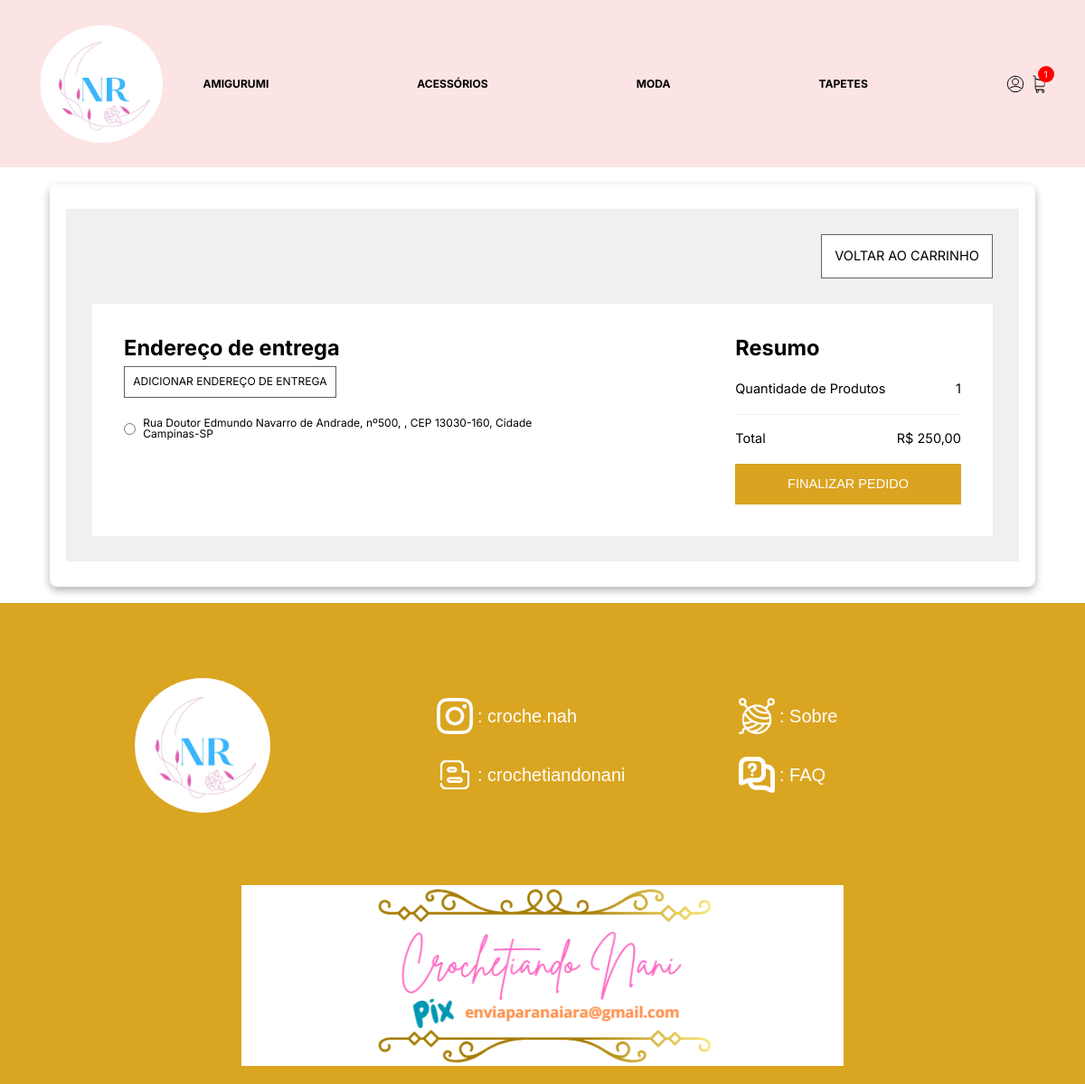
The page /checkout/ (signed in) on the database as committed earlier.
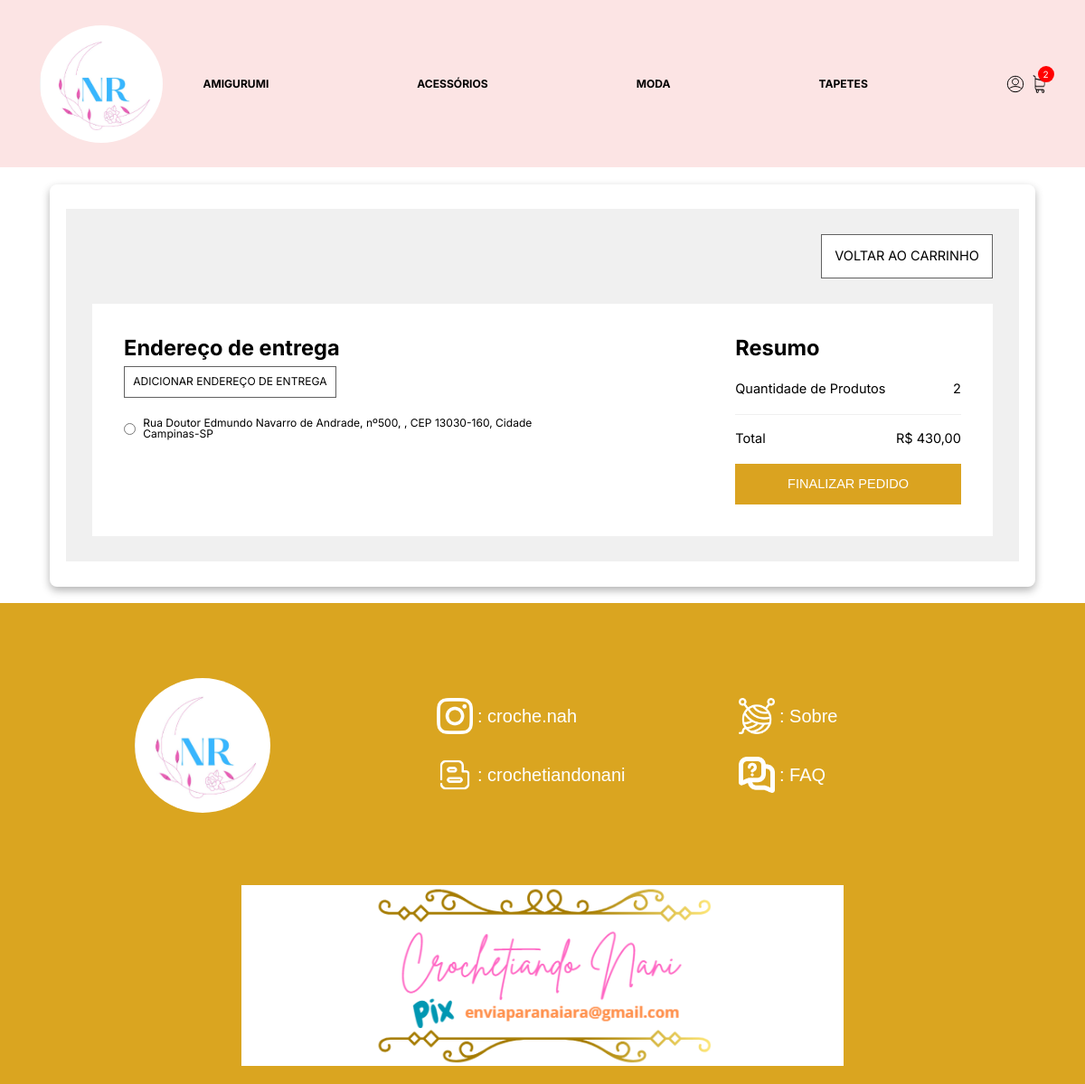
The same page on the database as committed later.
### loja/models.py (models this page shows, shortened)
class Pedido(models.Model):
    cliente = models.ForeignKey(Cliente, null=True, blank=True, on_delete=models.SET_NULL)
    finalizado = models.BooleanField(default=False)
    codigo_transacao = models.CharField(max_length=200, null=True, blank=True)
    endereco = models.ForeignKey(Endereco, null=True, blank=True, on_delete=models.SET_NULL)
    data_finalizacao = models.DateTimeField(null=True, blank=True)
    @property
    def quantidade_total(self):
        itens_pedido = ItensPedido.objects.filter(pedido=self.id)
        quantidade = sum([item.quantidade for item in itens_pedido])
        return quantidade
    @property
    def preco_total(self):
        itens_pedido = ItensPedido.objects.filter(pedido=self.id)
        preco = sum([item.preco_total for item in itens_pedido])
        return preco

class ItensPedido(models.Model):
    item_estoque = models.ForeignKey(ItemEstoque, null=True, blank=True, on_delete=models.SET_NULL)
    quantidade = models.IntegerField(default=0)
    pedido = models.ForeignKey(Pedido, null=True, blank=True, on_delete=models.SET_NULL)
    @property
    def preco_total(self):
        return self.quantidade * self.item_estoque.produto.preco

class ItemEstoque(models.Model):
    produto = models.ForeignKey(Produto, null=True, blank=True, on_delete=models.SET_NULL)
    quantidade = models.IntegerField(default=0)

class Produto(models.Model):
    imagem = models.ImageField(null=True, blank=True)
    nome = models.CharField(max_length=200, null=True, blank=True)
    preco = models.DecimalField(max_digits=10, decimal_places=2)
    ativo = models.BooleanField(default=True)
    categoria = models.ForeignKey(Categoria, null=True, blank=True, on_delete=models.SET_NULL)
    tipo = models.ForeignKey(Tipo, null=True, blank=True, on_delete=models.SET_NULL)
    peso = models.DecimalField(max_digits=5, decimal_places=2, default=3)
    comprimento = models.DecimalField(max_digits=5, decimal_places=2, default=20)
    altura = models.DecimalField(max_digits=5, decimal_places=2, default=20)
    largura = models.DecimalField(max_digits=5, decimal_places=2, default=20)

### loja/views.py (the view)
# urls.py: path('checkout/', checkout, name="checkout"),
def checkout(request):
    if request.user.is_authenticated:
        cliente = request.user.cliente
    else:
        if request.COOKIES.get("id_sessao"):
            id_sessao = request.COOKIES.get("id_sessao")
            cliente, criado = Cliente.objects.get_or_create(id_sessao=id_sessao)
        else:
            return redirect('loja')
    pedido, criado = Pedido.objects.get_or_create(cliente=cliente, finalizado=False)
    enderecos = Endereco.objects.filter(cliente=cliente)
    context = {"pedido": pedido, "enderecos": enderecos, "erro": None}
    return render(request, 'checkout.html', context)

### loja/novos_context.py (called while the page is built)
def categoria_tipos(request):
    categorias_navegacao = Categoria.objects.all()
    tipos_navegacao = Tipo.objects.all()
    return {
        'categorias_navegacao': categorias_navegacao,
        'tipos_navegacao': tipos_navegacao
    }

def faz_parte_equipe(request):
    equipe = False
    if request.user.is_authenticated:
        equipe = request.user.groups.filter(name="equipe").exists()
    return {"equipe": equipe}

### loja/templates/checkout.html (shortened to what this page needs)
{% extends 'base.html' %}
{% load static %}
{% block body %}
<main class="principal">
    <section class="secao-checkout">
      <a href="{% url 'carrinho' %}" class="checkout__botao">Voltar ao carrinho</a>
      <div class="checkout">
        <form
          class="checkout__form"
          action="{% url 'finalizar_pedido' pedido.id %}"
          method="post"
        >
          <div class="checkout__secao-entrega-login checkout__secao-entrega-login--logado">
            <div class="checkout__secao-entrega">
              <div class="checkout__titulos">
                <h1 class="checkout__titulo">Endereço de entrega</h1>
                <a
                  class="checkout__botao checkout__botao--entrega"
                  type="button"
                  href="{% url 'adicionar_endereco' %}"
                >
                  Adicionar endereço de entrega
                </a>
              </div>
              <div class="checkout__endereco-cadastrado">
                {% for endereco in enderecos %}
                  <div class="checkout__pagamento-item">
                    <input type="radio" name="endereco" value="{{ endereco.id }}" />
                    <label for="{{ endereco.id }}">
                      {{ endereco.rua }}, nº{{ endereco.numero }}, {{ endereco.complemento }},
                      CEP {{ endereco.cep}}, Cidade {{ endereco.cidade }}-{{ endereco.estado }}
                    </label>
                  </div>
                {% endfor %}
              </div>
            </div>
          </div>
          <div class="checkout__secao-infos">
            <div class="checkout__titulos checkout__titulos--mb">
              <h1 class="checkout__titulo">Resumo</h1>
            </div>
            <div class="subtotal__infos">
              <p>Quantidade de Produtos</p>
              <p>{{ pedido.quantidade_total }}</p>
            </div>
            <div class="subtotal__infos subtotal__infos--sborda">
              <p>Total</p>
              <p>R$ {{ pedido.preco_total }}</p>
            </div>
            <button class="subtotal__botao" type="submit">
              Finalizar Pedido
            </button>
          </div>
        </form>
      </div>
    </section>
</main>
{% endblock %}

### loja/templates/navbar.html (shortened to what this page needs)
{% load static %}
<header class="cabecalho" style="background-color: #fce4e4f6;">
    <div class="cabecalho__container">
      <a href="{% url 'homepage' %}">
        <img
        src="{% static 'images/logo.png' %}" width="auto" height="130" style="border-radius: 50%;"
          alt="Logo Crochetiando"
          class="cabecalho__logo"
        />
      </a>
      <nav class="cabecalho__navegacao">
        <ul class="cabecalho__lista">
        {% for categoria in categorias_navegacao %}
          <li class="cabecalho__item-lista">
            <a
              class="cabecalho__link"
              href="{% url 'loja' %}{{ categoria.slug }}"
              >{{ categoria.nome }}</a
            >
          </li>
        {% endfor %}
        </ul>
    </nav>
    </div>
   <div class="cabecalho__icones">
      <div class="cabecalho__icone-login">
        {% if request.user.is_authenticated %}
        <a class="cabecalho__link-icone cabecalho__link-icone--logado" href="javascript: void(0)">
        {% else %}
        <a class="cabecalho__link-icone" href="{% url 'fazer_login' %}">
        {% endif %}
        </a>
      </div>
      <div class="cabecalho__icone-carrinho">
        <a class="cabecalho__link-icone" href="{% url 'carrinho' %}">
            <img src="{% static 'images/carrinho-de-compras (1).png' %}" alt="Carrinho" class="cabecalho__icone cabecalho__icone--menor">
        </a>
        <div class="cabecalho__itens cabecalho__itens--visivel">{{ quantidade_produtos_carrinho }}</div>
    </div>
    </div>
  </header>

Rows that differ between the two databases and show on the page:
changed Pedido: quantidade_total "1" → "2"; preco_total "250,00" → "430,00"
Other text that changed with them:
{{ quantidade_produtos_carrinho }}: "1" → "2"
